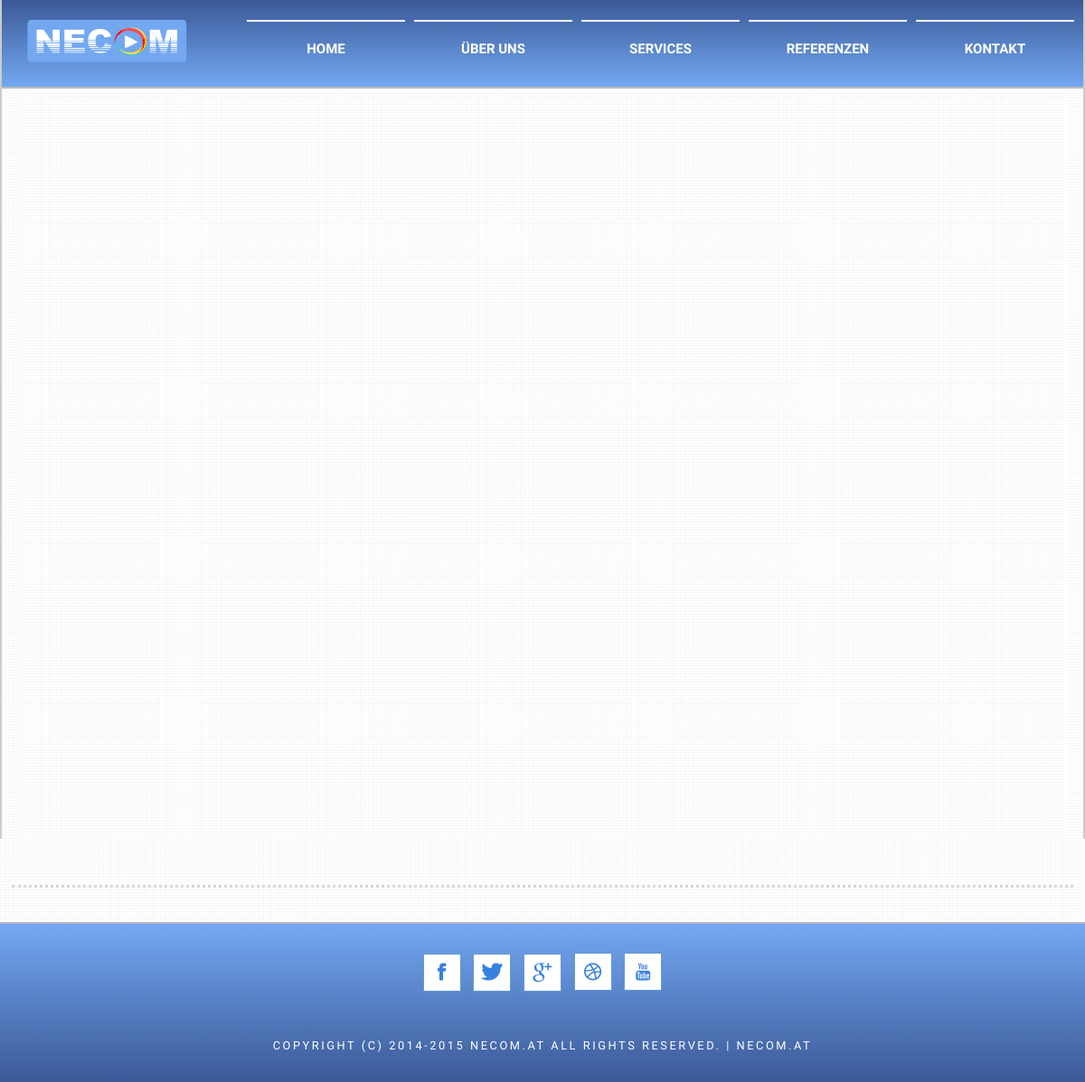
The page /referenzen.php on the database as committed earlier.
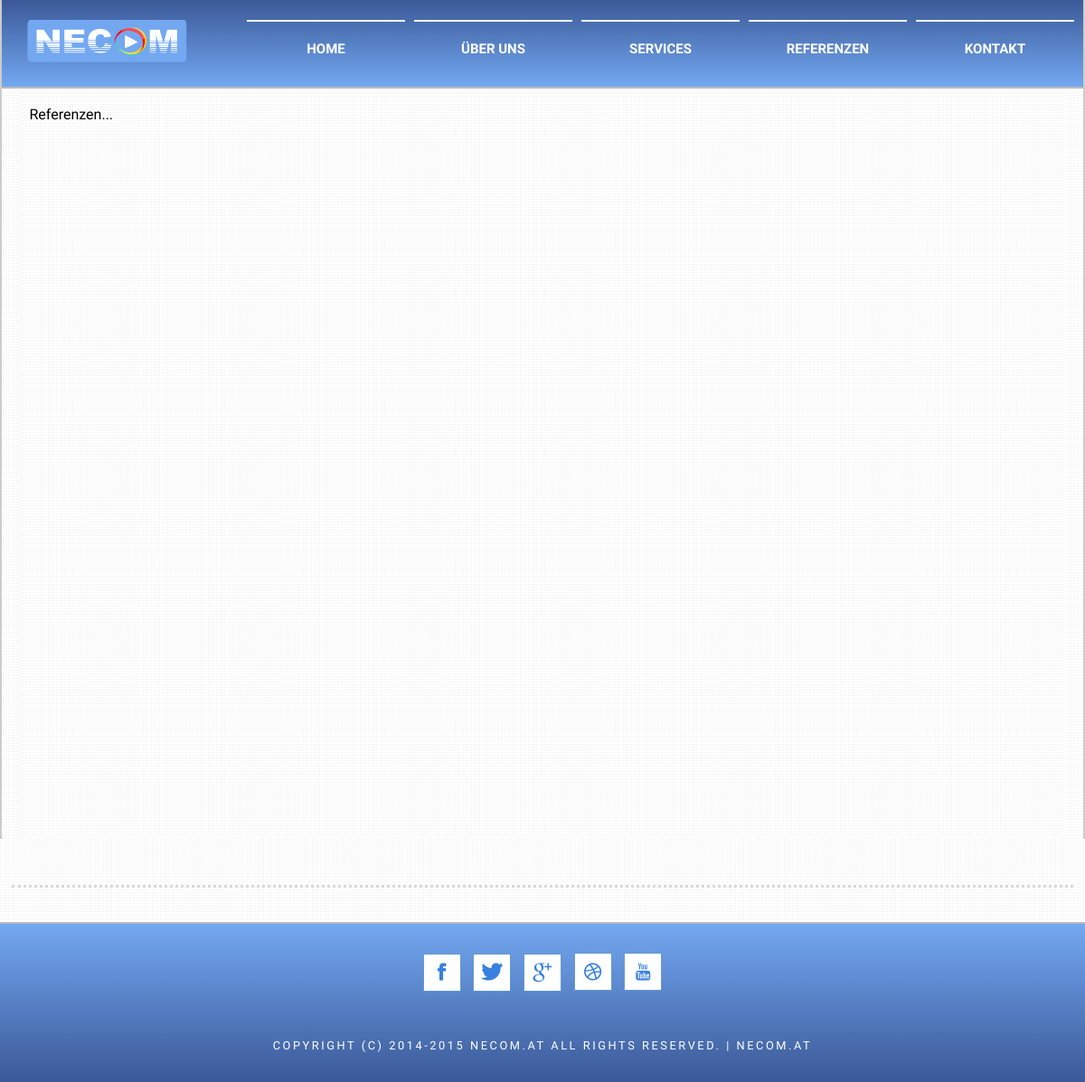
The same page on the database as committed later.
### tables this page shows
CREATE TABLE `pages` (
  `id` int(11) NOT NULL,
  `img` varchar(255) NOT NULL,
  `title` varchar(255) NOT NULL,
  `date` varchar(255) NOT NULL,
  `link` varchar(255) NOT NULL,
  `text` text NOT NULL
);

### referenzen.php (the view, shortened to what this page needs)
<!DOCTYPE html PUBLIC "-//W3C//DTD XHTML 1.0 Strict//EN" "http://www.w3.org/TR/xhtml1/DTD/xhtml1-strict.dtd">
<html xmlns="http://www.w3.org/1999/xhtml">
<head>
	<?php require_once __DIR__ . '/library/config.php'; ?>
	<link href="library/default.css" rel="stylesheet" type="text/css" media="all" />
	<link href="fonts/fonts.css" rel="stylesheet" type="text/css" media="all" />
</head>
<body>
	<?php require('./inc/menu_header.inc.php'); ?>
	<div class="page_content_all">
		<?php
		$qry1 = mysqli_query($con, "SELECT * FROM pages WHERE link='http://necom.at/referenzen'");
		while ($row = mysqli_fetch_array($qry1)) {
			echo $row['text'];
		}
		?>
	</div>
	</div>
	<?php require('./inc/footer.inc.php'); ?>
</body>
</html>

Rows that differ between the two databases and show on the page:
added pages: text "Referenzen..."
